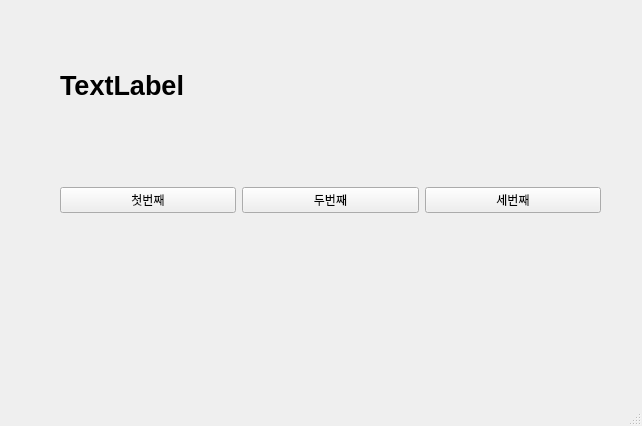
<?xml version="1.0" encoding="UTF-8"?>
<ui version="4.0">
 <class>MainWindow</class>
 <widget class="QMainWindow" name="MainWindow">
  <property name="geometry">
   <rect>
    <x>0</x>
    <y>0</y>
    <width>642</width>
    <height>426</height>
   </rect>
  </property>
  <property name="windowTitle">
   <string>MainWindow</string>
  </property>
  <widget class="QWidget" name="centralwidget">
   <widget class="QWidget" name="horizontalLayoutWidget">
    <property name="geometry">
     <rect>
      <x>60</x>
      <y>130</y>
      <width>541</width>
      <height>141</height>
     </rect>
    </property>
    <layout class="QHBoxLayout" name="horizontalLayout">
     <item>
      <widget class="QPushButton" name="pushButton">
       <property name="text">
        <string>첫번째</string>
       </property>
      </widget>
     </item>
     <item>
      <widget class="QPushButton" name="pushButton_2">
       <property name="text">
        <string>두번째</string>
       </property>
      </widget>
     </item>
     <item>
      <widget class="QPushButton" name="pushButton_3">
       <property name="text">
        <string>세번째</string>
       </property>
      </widget>
     </item>
    </layout>
   </widget>
   <widget class="QLabel" name="label">
    <property name="geometry">
     <rect>
      <x>60</x>
      <y>60</y>
      <width>521</width>
      <height>51</height>
     </rect>
    </property>
    <property name="font">
     <font>
      <pointsize>20</pointsize>
      <bold>true</bold>
     </font>
    </property>
    <property name="text">
     <string>TextLabel</string>
    </property>
   </widget>
  </widget>
  <widget class="QMenuBar" name="menubar">
   <property name="geometry">
    <rect>
     <x>0</x>
     <y>0</y>
     <width>642</width>
     <height>22</height>
    </rect>
   </property>
  </widget>
  <widget class="QStatusBar" name="statusbar"/>
 </widget>
 <resources/>
 <connections>
  <connection>
   <sender>pushButton</sender>
   <signal>clicked()</signal>
   <receiver>MainWindow</receiver>
   <slot>firstClick()</slot>
   <hints>
    <hint type="sourcelabel">
     <x>141</x>
     <y>217</y>
    </hint>
    <hint type="destinationlabel">
     <x>166</x>
     <y>285</y>
    </hint>
   </hints>
  </connection>
  <connection>
   <sender>pushButton_2</sender>
   <signal>clicked()</signal>
   <receiver>MainWindow</receiver>
   <slot>secondClick()</slot>
   <hints>
    <hint type="sourcelabel">
     <x>310</x>
     <y>223</y>
    </hint>
    <hint type="destinationlabel">
     <x>366</x>
     <y>280</y>
    </hint>
   </hints>
  </connection>
  <connection>
   <sender>pushButton_3</sender>
   <signal>clicked()</signal>
   <receiver>MainWindow</receiver>
   <slot>thirdClick()</slot>
   <hints>
    <hint type="sourcelabel">
     <x>509</x>
     <y>217</y>
    </hint>
    <hint type="destinationlabel">
     <x>557</x>
     <y>273</y>
    </hint>
   </hints>
  </connection>
 </connections>
 <slots>
  <slot>firstClick()</slot>
  <slot>secondClick()</slot>
  <slot>thirdClick()</slot>
 </slots>
</ui>
